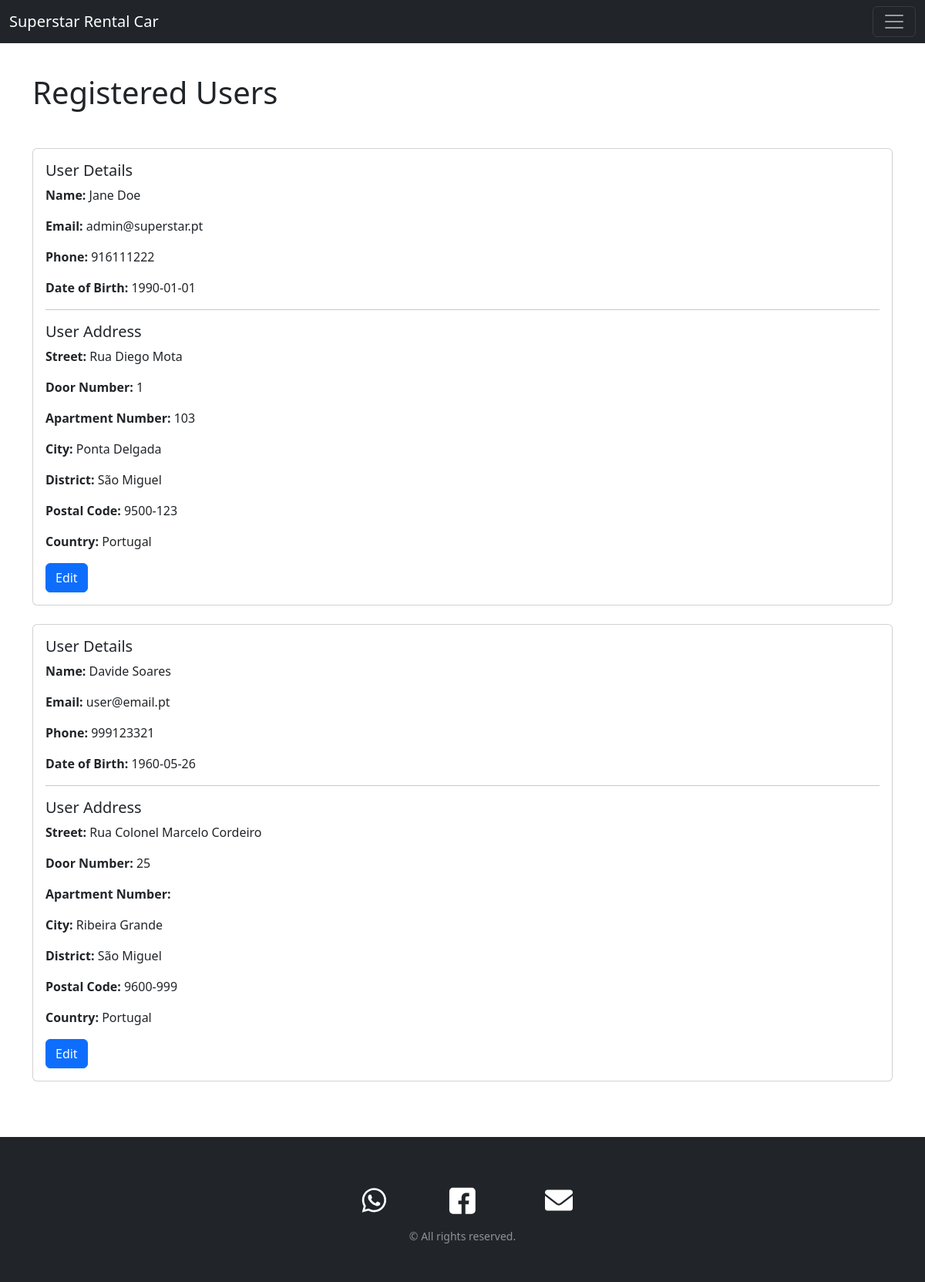
The page /project/src/html/admin/userView.php (signed in) on the database its author committed.
### tables this page shows
CREATE TABLE IF NOT EXISTS user (
    id INT UNSIGNED NOT NULL AUTO_INCREMENT,
     
    email VARCHAR(90) NOT NULL,
    passwordHash VARCHAR(200) NOT NULL,
    name VARCHAR(90) NOT NULL,
    dateOfBirth DATE NOT NULL,
    address_id INT UNSIGNED NOT NULL,
    phone VARCHAR(25) NOT NULL,
    isAdmin BOOLEAN NOT NULL DEFAULT FALSE,
    isArchived BOOLEAN NOT NULL DEFAULT FALSE,
    PRIMARY KEY(id),
    CONSTRAINT fk_user_address
        FOREIGN KEY (address_id)
        REFERENCES address(id),
    CONSTRAINT UNIQUE (email)
);

CREATE TABLE IF NOT EXISTS address (
    id INT UNSIGNED NOT NULL AUTO_INCREMENT,
    street VARCHAR(90) NOT NULL,
    doorNumber VARCHAR(10),
    apartmentNr VARCHAR(10),
    city VARCHAR(45) NOT NULL,
    district VARCHAR(45) NOT NULL,
    postalCode VARCHAR(15) NOT NULL,
    country_id INT UNSIGNED NOT NULL,
    PRIMARY KEY (id),
    CONSTRAINT fk_address_country
        FOREIGN KEY (country_id)
        REFERENCES country(id)
);

CREATE TABLE IF NOT EXISTS country (
    id INT UNSIGNED NOT NULL AUTO_INCREMENT,
    name VARCHAR(45) NOT NULL,
    code VARCHAR(6) NOT NULL,
    PRIMARY KEY (id)
);

### project/lib/RentACar/DBModel.php (called while the page is built, shortened)
<?php
trait DBModel
{
    public static function find(int $id, string $tableName = ''): self
    {
        $connection = MyConnect::getInstance()->getConnection();
        $sql = "SELECT * FROM " . $tableName . " WHERE id = ?";
        $stmt = $connection->prepare($sql);
        $stmt->execute([$id]);
        $result = $stmt->fetchObject(static::class);
        return $result;
    }
    public static function search(array $filters, string $tableName = '', ?int $resultsLimit = null): array
    {
        if ($tableName === '') {
            $class_parts = explode('\\', static::class);
            $tableName = end($class_parts);
            $tableName = self::camelToSnake($tableName);
        }
        $sql = "SELECT * FROM " . $tableName;
        $connection = MyConnect::getInstance()->getConnection();
        $stmt = $connection->prepare($sql);
        $params = array_column($filters, 'value');
        $stmt->execute($params);
        $results = [];
        while($row = $stmt->fetchObject(static::class)) {
            $results[] = $row;
        }
        return $results;
    }
    public function loadRelation(string $relationName, string $tableName = ''): self
    {
        if ($tableName === '') {
            $tableName = $relationName;
        }
        $className = 'RentACar\\' . self::snakeToCamel($tableName);
        $this->{$relationName} = $className::find($this->{$relationName . '_id'}, $tableName);
        return $this;
    }
    public static function camelToSnake($camelCase): string
    {
        $result = '';
        for ($i = 0; $i < strlen($camelCase); $i++) {
            $char = $camelCase[$i];
            if (ctype_upper($char)) {
                $result .= '_' . strtolower($char);
            } else {
                $result .= $char;
            }
        }
        return ltrim($result, '_');
    }
    public static function snakeToCamel($string, $capitalizeFirstCharacter = true): string
    {
        $str = str_replace(' ', '', ucwords(str_replace('_', ' ', $string)));
        return $str;
    }
}

### project/lib/RentACar/Profile.php (called while the page is built, shortened)
<?php
abstract class Profile {
    protected ?string $name = null;
    protected ?string $email = null;
    protected ?string $dateOfBirth = null;
    protected ?string $phone = null;
    protected ?Address $address = null;
    public function getId(): int
    {
        return $this->id;
    }
    public function getName(): string
    {
        return $this->name;
    }
    public function getEmail(): string
    {
        return $this->email;
    }
    public function getDateOfBirth(): string
    {
        return $this->dateOfBirth;
    }
    public function getAddress(): Address
    {
        return $this->address;
    }
    public function getPhone(): string
    {
        return $this->phone;
    }
}

### project/lib/RentACar/Address.php (called while the page is built, shortened)
<?php
class Address {
    protected ?string $street = null;
    protected ?string $doorNumber = null;
    protected ?string $apartmentNr = null;
    protected ?string $city = null;
    protected ?string $district = null;
    protected ?string $postalCode = null;
    protected ?Country $country = null;
    public function getStreet(): ?string
    {
        return $this->street;
    }
    public function getDoorNumber(): ?string
    {
        return $this->doorNumber;
    }
    public function getApartmentNr(): ?string
    {
        return $this->apartmentNr;
    }
    public function getCity(): ?string
    {
        return $this->city;
    }
    public function getDistrict(): ?string
    {
        return $this->district;
    }
    public function getPostalCode(): ?string
    {
        return $this->postalCode;
    }
    public function getCountry()
    {
        return $this->country;
    }
}

### project/lib/RentACar/Country.php (called while the page is built, shortened)
<?php
class Country {
    protected ?string $name = null;
    public function getName(): string
    {
        return $this->name;
    }
}

### project/src/html/admin/userView.php (the view, shortened to what this page needs)
<?php
require_once $_SERVER['DOCUMENT_ROOT'] . '/src/html/components/header.php';
echo getHeader();
?>
<body>
    <?php include $_SERVER['DOCUMENT_ROOT'] . '/src/html/components/navbar.inc.php'; ?>
    <div class="container mt-5">
        <div class="row">
            <div class="col">
                <h1 class="my-5">Registered Users</h1>
            </div>
        </div>
        <div class="row mb-2">
            <div class="col">
                <div class="card-deck">
                    <?php
                    $users = User::search([]);
                    foreach ($users as $user) {
                        $user->loadRelation('address');
                        $user->getAddress()->loadRelation('country');
                        $address = $user->getAddress();
                        ?>
                    <div class="card mb-4">
                        <div class="card-body">
                            <h5 class="card-title">User Details</h5>
                            <p class="card-text"><strong>Name: </strong><?php echo $user->getName(); ?></p>
                            <p class="card-text"><strong>Email: </strong><?php echo $user->getEmail(); ?></p>
                            <p class="card-text"><strong>Phone: </strong><?php echo $user->getPhone(); ?></p>
                            <p class="card-text"><strong>Date of Birth: </strong><?php echo $user->getDateOfBirth(); ?>
                            </p>
                            <hr>
                            <h5 class="card-title">User Address</h5>
                            <p class="card-text"><strong>Street: </strong><?php echo $address->getStreet(); ?></p>
                            <p class="card-text"><strong>Door Number: </strong><?php echo $address->getDoorNumber(); ?>
                            </p>
                            <p class="card-text"><strong>Apartment Number:
                                </strong><?php echo $address->getApartmentNr(); ?></p>
                            <p class="card-text"><strong>City: </strong><?php echo $address->getCity(); ?></p>
                            <p class="card-text"><strong>District: </strong><?php echo $address->getDistrict(); ?></p>
                            <p class="card-text"><strong>Postal Code: </strong><?php echo $address->getPostalCode(); ?>
                            </p>
                            <p class="card-text"><strong>Country:
                                </strong><?php echo $address->getCountry()->getName(); ?></p>
                            <a href="editUser.php?id=<?php echo $user->getId(); ?>" class="btn btn-primary">Edit</a>
                        </div>
                    </div>
                    <?php } ?>
                </div>
            </div>
        </div>
    </div>
</body>
</html>

### project/src/css/style.css (style rules this page uses)
body { min-height: 100vh; }

### rows shown on the page
user: name "Jane Doe", email "admin@superstar.pt", phone "916111222", dateOfBirth "1990-01-01", address.street "Rua Diego Mota", address.doorNumber "1", address.apartmentNr "103", address.city "Ponta Delgada", address.district "São Miguel", address.postalCode "9500-123", country.name "Portugal"
user: name "Davide Soares", email "user@email.pt", phone "999123321", dateOfBirth "1960-05-26", address.street "Rua Colonel Marcelo Cordeiro", address.doorNumber "25", address.city "Ribeira Grande", address.district "São Miguel", address.postalCode "9600-999", country.name "Portugal"
